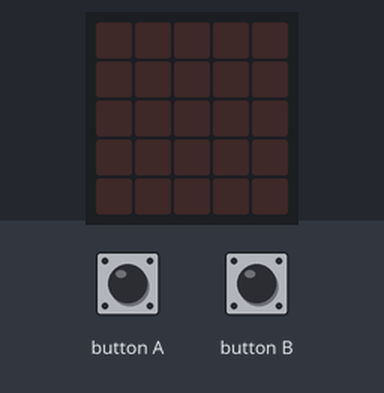
Simulated run of this program. Board: BBC micro:bit (MakeCode). Parts: the board's 5×5 LED display. The inputs (shaded band) are chosen by the test bench.

Above: at 1.2 s.
1.3 s: button B pressed for 0.15 s
At 2.05 s:
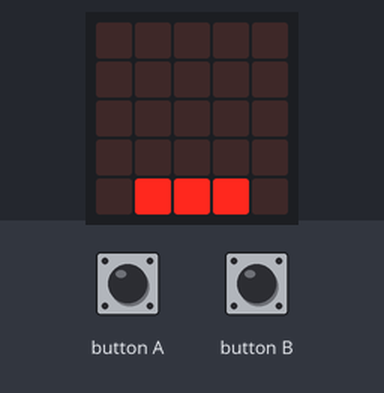
At 2.45 s:
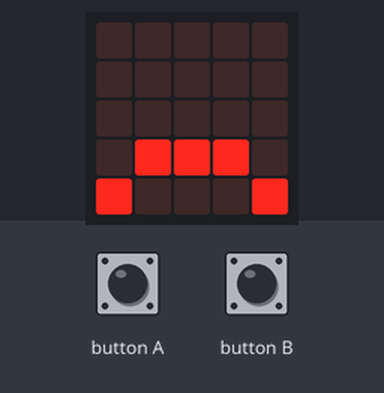
4.4 s: button A pressed for 0.15 s
At 11.7 s:
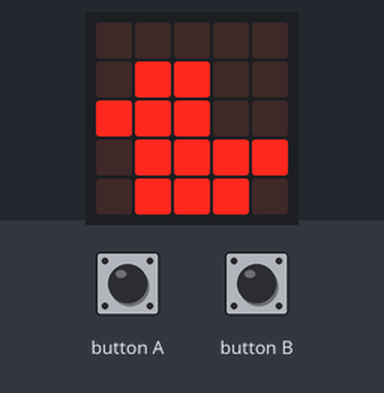
Timing chart, 0 to 13.2 s (numbered marks = the images above; inputs shaded):
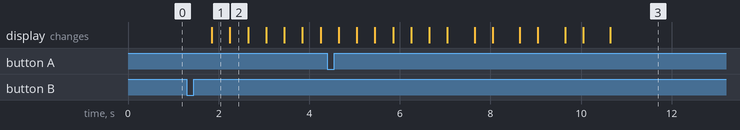

Measured:
- after the input at 1.3 s, the display: changes after 0.55 s (image 1)
- after the input at 4.4 s, the display: first differs from a run without the input after 2.7 s (image 3 shows a later state)
- what the display in image 1 shows lasts 0.4 s, from 1.9 s to 2.3 s

The program:

main.ts
```typescript
input.onButtonPressed(Button.A, function () {
    for (let index = 0; index < 2; index++) {
        basic.showIcon(IconNames.Duck)
        basic.showLeds(`
            . . . . .
            . # # . .
            # # # . .
            . # # # #
            . # # # .
            `)
        basic.showIcon(IconNames.Duck)
        basic.showLeds(`
            . . . . .
            . # # . .
            # # # . .
            . # # # #
            . # # # .
            `)
    }
})
input.onButtonPressed(Button.B, function () {
    basic.showLeds(`
        . . . . .
        . . . . .
        . . . . .
        . . . . .
        . . . . .
        `)
    basic.showLeds(`
        . . . . .
        . . . . .
        . . . . .
        . . . . .
        . # # # .
        `)
    basic.showLeds(`
        . . . . .
        . . . . .
        . . . . .
        . # # # .
        # . . . #
        `)
    basic.showLeds(`
        . . . . .
        . . . . .
        . # # # .
        # . . . #
        # . # . #
        `)
    basic.showLeds(`
        . . . . .
        . # # # .
        # . . . #
        # . # . #
        # . . . #
        `)
    basic.showLeds(`
        . # # # .
        # . . . #
        # . # . #
        # . . . #
        . # . . #
        `)
    basic.showLeds(`
        # . . . #
        # . # . #
        # . . . #
        . # . . #
        . . # . #
        `)
    basic.showLeds(`
        # . # . #
        # . . . #
        . # . . #
        . . # . #
        . . . # #
        `)
    basic.showLeds(`
        # . . . #
        . # . . #
        . . # . #
        . . . # #
        . . . . #
        `)
    basic.showLeds(`
        . # . . #
        . . # . #
        . . . # #
        . . . . #
        . . . . .
        `)
    basic.showLeds(`
        . . # . #
        . . . # #
        . . . . #
        . . . . .
        . . . . .
        `)
    basic.showLeds(`
        . . . # #
        . . . . #
        . . . . .
        . . . . .
        . . . . .
        `)
    basic.showLeds(`
        . . . . #
        . . . . .
        . . . . .
        . . . . .
        . . . . .
        `)
    basic.showLeds(`
        . . . . .
        . . . . .
        . . . . .
        . . . . .
        . . . . .
        `)
})
```

test.ts
```typescript
// tests gaan hier; deze zal niet worden gecompileerd wanneer dit pakket wordt gebruikt als extensie.
```
